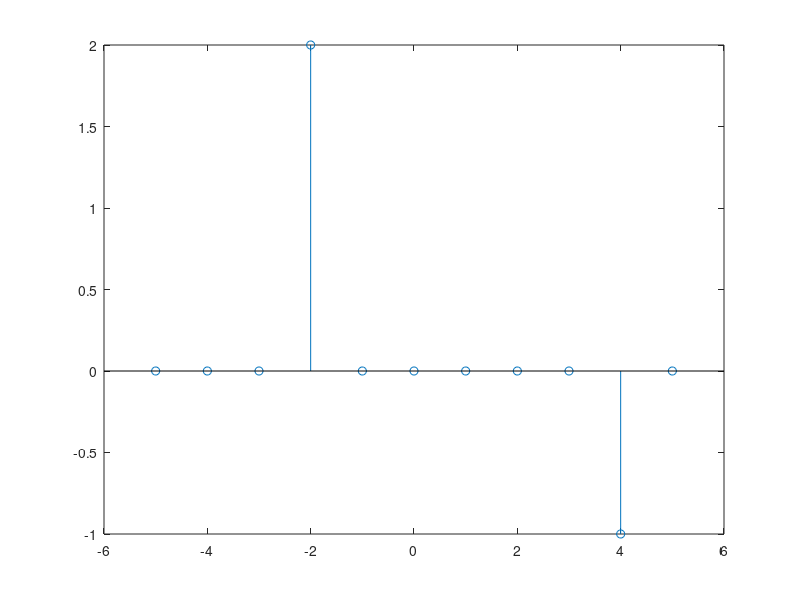
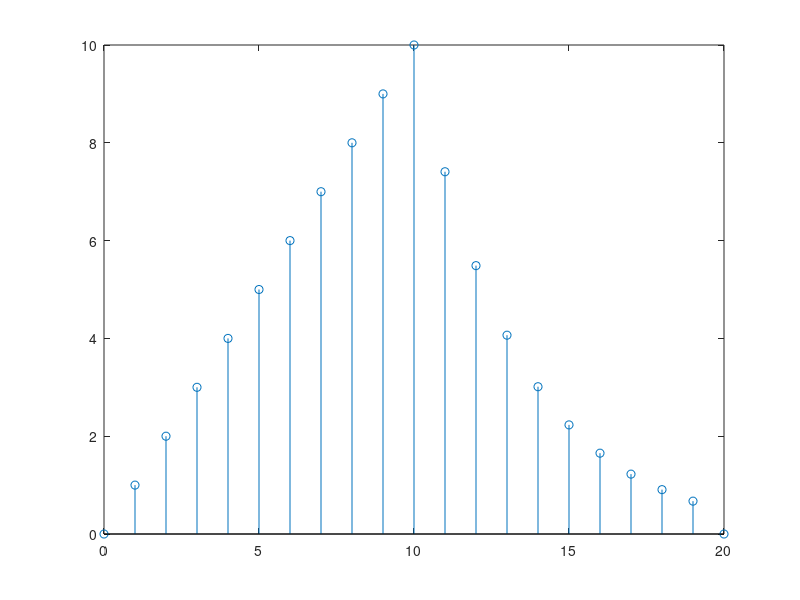
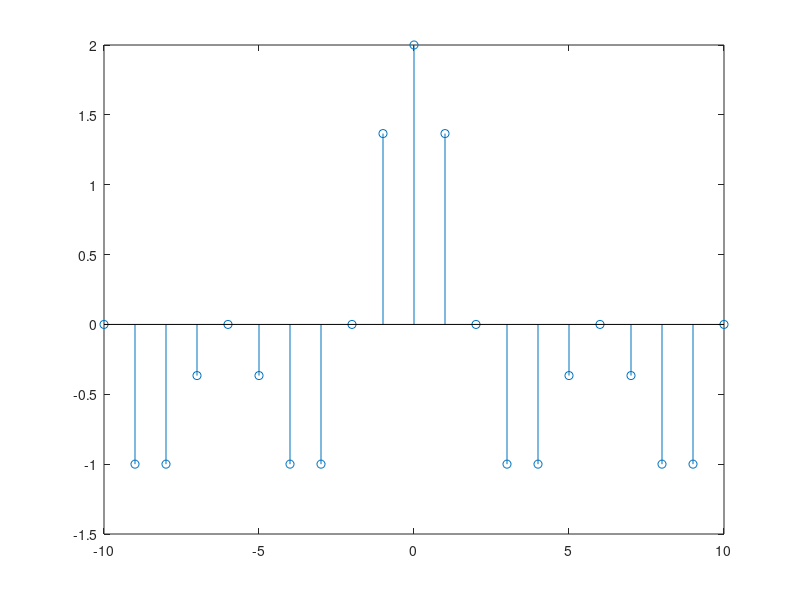
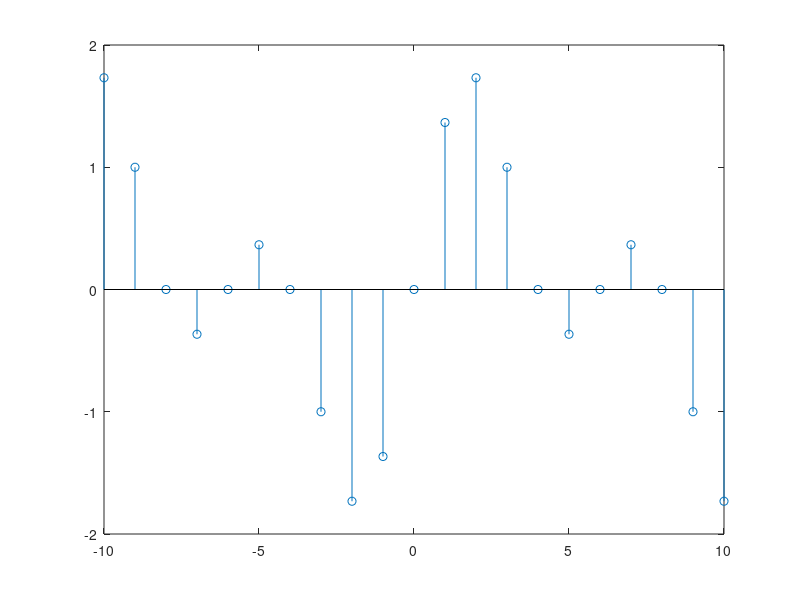

Recreate these plots in MATLAB, in order.
%% x[n] = 2δ[n + 2] − δ[n − 4], −5 ≤ n ≤ 5

n=-5:5;
delta= @(n) (n==0);
x= 2* delta(n+2)- delta(n-4);
figure(1);
stem(n,x);

%% **2. Señal x[n] = n[u[n] - u[n-10]] + 10e^{-0.3(n-10)}[u[n-10] - u[n-20]], con 0 ≤ n ≤ 20**

n2= 0:20;
u= @(n) (n>=0);

x2 = n2 .* (u(n2) - u(n2 - 10)) + 10 * exp(-0.3 * (n2 - 10)) .* (u(n2 - 10) - u(n2 - 20));
figure(2)
stem(n2,x2);

%% **3. Señal x[n] = e^{j\pi n/6} + e^{j\pi n/3}, con -10 ≤ n ≤ 10**

n3=-10:10;
x3= exp((j*pi*n3)/6) + exp((j*pi*n3)/3);

parteReal= real(x3);
parteImag= imag(x3);
figure(3);
stem(n3,parteReal);
figure(4);
stem(n3, parteImag);
